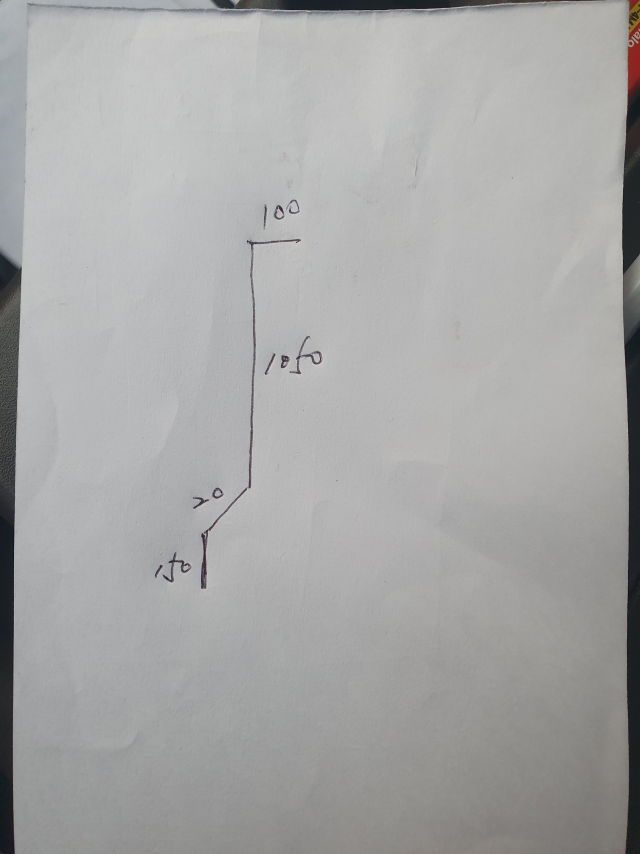
#> input picture sample/1.jpg, 1920 x 2560 px (shown at 1/3 size); its folder holds only this picture in this run
$ python -i preprocessing.py   (imports and definitions only)
#> lines starting #> are read from the running program, lines starting #| are printed output that depends on the picture; after the words box and inside, x2 and y2 are one past the last pixel; in counts of white or black regions, pixels touching at a corner belong together
"""Deterministic, non-destructive preprocessing for photographed drawings."""

from collections import OrderedDict
from collections.abc import Sequence
from dataclasses import dataclass
from enum import StrEnum
from hashlib import blake2b
from math import atan2, degrees, hypot
from pathlib import Path
from time import perf_counter
from typing import cast

import cv2
import numpy as np
from numpy.typing import NDArray
from PIL import Image

from cadraw.grid_filter import periodic_grid_ratio
from cadraw.models import LineCandidate, Point

GrayImage = NDArray[np.uint8]

_MIN_ADAPTIVE_BLOCK_SIZE = 3
_DUPLICATE_ANGLE_TOLERANCE = 5.0
_DUPLICATE_LENGTH_RATIO = 0.70
_MIN_COMPONENT_AREA = 9
_PAPER_SHAPE_TOLERANCE = 12.0
_PAPER_SHAPE_SATURATION = 120.0
_RULED_CELL_MINIMUM_RATIO = 0.01
_RULED_CELL_MAXIMUM_RATIO = 0.08
_RULED_CELL_SIZE_SPREAD = 2.0
_RULED_CELL_WALL_REACH = 2
_RULED_CELL_NEIGHBOURS = 2
_RULED_CELL_JUMP = 2.0
_NO_CELL = float(1 << 24)
_BACKDROP_SCALE = 0.25
_BACKDROP_SMOOTHING = 15
_BACKDROP_DARKNESS = 0.5
_MINIMUM_BACKDROP_SHARE = 0.02
_BACKDROP_EDGE_SHARPNESS = 0.3
_BACKDROP_EDGE_PERCENTILE = 75.0
_BACKGROUND_CACHE_SIZE = 4
_BACKGROUND_CACHE: OrderedDict[tuple[bytes, tuple[int, ...], int], GrayImage] = (
    OrderedDict()
)
_DEFAULT_VARIANT_ORDER = (
    "grayscale_adaptive",
    "clahe_adaptive",
    "shadow_removed_adaptive",
    "blur_otsu",
    "flattened_global",
)


class PreprocessingVariant(StrEnum):
    """Independent image preparation strategies shown to reviewers."""

    GRAYSCALE_ADAPTIVE = "grayscale_adaptive"
    CLAHE_ADAPTIVE = "clahe_adaptive"
    SHADOW_REMOVED_ADAPTIVE = "shadow_removed_adaptive"
    BLUR_OTSU = "blur_otsu"
    FLATTENED_GLOBAL = "flattened_global"


@dataclass(frozen=True, slots=True)
class PreprocessingConfig:
    """Configurable kernels and thresholds for each preprocessing variant."""

    enabled: bool = False
    minimum_selection_score: float = 0.45
    adaptive_block_size: int = 35
    adaptive_constant: float = 7.0
    clahe_clip_limit: float = 2.0
    clahe_tile_grid_size: int = 8
    shadow_kernel_ratio: float = 0.08
    shadow_min_kernel_size: int = 31
    shadow_max_kernel_size: int = 301
    blur_kernel_size: int = 5
    morphology_close_size: int = 5
    morphology_open_size: int = 3


@dataclass(frozen=True, slots=True)
class PreprocessingResult:
    """One inspectable preprocessing result and its timing metadata."""

    variant: PreprocessingVariant
    grayscale: GrayImage
    enhanced: GrayImage
    mask: GrayImage
    detection_image: GrayImage
    edges: GrayImage
    width: int
    height: int
    processing_time_ms: float

    # [4 lines left out: function foreground, not called in this run]


@dataclass(frozen=True, slots=True)
class ScoreContext:
    """Detection thresholds and cross-stage evidence used when scoring.

    `paper_shape_count` is how many closed shapes the variant produced that
    were then proved to be paper structure — ruled cells and printed table
    cells. It prices in the failure that every other signal rewards: a variant
    that amplifies stationery gains long, well-connected, plentiful geometry.
    Counting *proved paper* rather than surviving shapes leaves a drawing that
    genuinely holds many closed shapes unpenalized.

    A work-order form's own header and footer contribute a handful of cells on
    every variant, so a tolerance keeps that from deciding anything; the term
    only bites once a variant has manufactured a ruled sheet's worth of them.

    The shape proofs need rails square to the frame. On a sheet photographed
    at an angle they prove nothing, so the caller also counts the ruled cells
    straight from each variant's mask (`excess_ruled_cells`) and passes the
    larger count here.
    """

    minimum_line_length: float
    endpoint_tolerance: float
    paper_shape_count: int = 0


@dataclass(frozen=True, slots=True)
class CandidateScore:
    """Explainable score used to compare candidates from variants."""

    variant: PreprocessingVariant
    score: float
    meaningful_line_count: int
    average_line_length: float
    connected_endpoint_ratio: float
    geometry_coverage: float
    duplicate_line_ratio: float
    short_noise_ratio: float
    component_quality: float
    periodic_grid_ratio: float
    paper_shape_count: int


def _odd_size(value: int, minimum: int = 3) -> int:
    """Return an odd kernel or block size accepted by OpenCV."""
    bounded = max(minimum, value)
    return bounded if bounded % 2 else bounded + 1


def _scaled_kernel_size(
    image: GrayImage,
    config: PreprocessingConfig,
) -> int:
    """Scale the shadow kernel to the shorter image dimension."""
    height, width = cast("tuple[int, int]", image.shape[:2])
    scaled = int(min(height, width) * config.shadow_kernel_ratio)
    return _odd_size(
        min(
            config.shadow_max_kernel_size,
            max(config.shadow_min_kernel_size, scaled),
        ),
        minimum=3,
    )


def _contrast_stretch(image: GrayImage) -> GrayImage:
    """Stretch an image without clipping its source array in place."""
    stretched = np.empty_like(image)
    _ = cv2.normalize(image, stretched, 0, 255, cv2.NORM_MINMAX)
    return stretched


def paper_background(image: GrayImage, kernel_size: int) -> GrayImage:
    """Return the slowly varying paper brightness behind the ink.

    It is the image closed with an elliptical kernel a fair share of the page
    wide, the costliest step on a photograph, and the page cleanup, the
    preprocessing variants, the face detector, and the furniture filters all
    ask for it on the same frame. The last few results are kept by the
    image's digest and the kernel size, which is all the result depends on,
    and handed out as copies so no caller can alter another's.
    """
    key = (
        blake2b(np.ascontiguousarray(image).tobytes(), digest_size=16).digest(),
        cast("tuple[int, ...]", image.shape),
        kernel_size,
    )
    cached = _BACKGROUND_CACHE.get(key)
    if cached is not None:
        _BACKGROUND_CACHE.move_to_end(key)
        return cached.copy()
    kernel = cv2.getStructuringElement(
        cv2.MORPH_ELLIPSE,
        (kernel_size, kernel_size),
    )
    background = np.asarray(
        cv2.morphologyEx(image, cv2.MORPH_CLOSE, kernel),
        dtype=np.uint8,
    )
    _BACKGROUND_CACHE[key] = background.copy()
    if len(_BACKGROUND_CACHE) > _BACKGROUND_CACHE_SIZE:
        _ = _BACKGROUND_CACHE.popitem(last=False)
    return background


def _illumination_flattened(
    image: GrayImage,
    config: PreprocessingConfig,
) -> GrayImage:
    """Divide out slow illumination so absolute ink darkness stays comparable."""
    background = paper_background(image, _scaled_kernel_size(image, config))
    safe_background = np.maximum(background, 1).astype(np.uint8)
    return np.asarray(
        cv2.divide(image, safe_background, scale=255),
        dtype=np.uint8,
    )


# [98 lines left out: functions illumination_flattened, backdrop_mask, _sharp_edged, not called in this run]


def _shadow_removed(
    image: GrayImage,
    config: PreprocessingConfig,
) -> GrayImage:
    """Normalize slow illumination changes with a morphology background."""
    return _contrast_stretch(_illumination_flattened(image, config))


def _global_mask(image: GrayImage) -> GrayImage:
    """Threshold one illumination-flattened image on absolute ink darkness.

    A global cut keeps faint printed backgrounds such as graph-paper ruling
    below the ink decision, which any locally adaptive threshold would instead
    promote to full-strength strokes.
    """
    _, threshold = cv2.threshold(
        image,
        0,
        255,
        cv2.THRESH_BINARY + cv2.THRESH_OTSU,
    )
    return np.asarray(cv2.bitwise_not(threshold), dtype=np.uint8)


def _adaptive_mask(
    image: GrayImage,
    config: PreprocessingConfig,
) -> GrayImage:
    """Extract dark strokes while retaining text pixels for later OCR."""
    block_size = _odd_size(config.adaptive_block_size, _MIN_ADAPTIVE_BLOCK_SIZE)
    threshold = cv2.adaptiveThreshold(
        image,
        255,
        cv2.ADAPTIVE_THRESH_GAUSSIAN_C,
        cv2.THRESH_BINARY,
        block_size,
        config.adaptive_constant,
    )
    return np.asarray(cv2.bitwise_not(threshold), dtype=np.uint8)


def _morphology(
    mask: GrayImage,
    config: PreprocessingConfig,
) -> GrayImage:
    """Join small stroke gaps while limiting isolated-pixel growth."""
    close_size = _odd_size(config.morphology_close_size)
    open_size = _odd_size(config.morphology_open_size)
    close_kernel = cv2.getStructuringElement(
        cv2.MORPH_ELLIPSE,
        (close_size, close_size),
    )
    open_kernel = cv2.getStructuringElement(
        cv2.MORPH_ELLIPSE,
        (open_size, open_size),
    )
    closed = cv2.morphologyEx(mask, cv2.MORPH_CLOSE, close_kernel)
    opened = cv2.morphologyEx(closed, cv2.MORPH_OPEN, open_kernel)
    return np.asarray(opened, dtype=np.uint8)


def _prepare_variant(
    image: GrayImage,
    variant: PreprocessingVariant,
    config: PreprocessingConfig,
) -> tuple[GrayImage, GrayImage]:
    """Build one enhanced grayscale image and its foreground mask."""
    if variant is PreprocessingVariant.GRAYSCALE_ADAPTIVE:
        enhanced = image.copy()
        mask = _adaptive_mask(enhanced, config)
    elif variant is PreprocessingVariant.CLAHE_ADAPTIVE:
        clahe = cv2.createCLAHE(
            clipLimit=config.clahe_clip_limit,
            tileGridSize=(
                config.clahe_tile_grid_size,
                config.clahe_tile_grid_size,
            ),
        )
        enhanced = np.asarray(clahe.apply(image), dtype=np.uint8)
        enhanced = _contrast_stretch(enhanced)
        mask = _adaptive_mask(enhanced, config)
    elif variant is PreprocessingVariant.SHADOW_REMOVED_ADAPTIVE:
        enhanced = _shadow_removed(image, config)
        mask = _adaptive_mask(enhanced, config)
    elif variant is PreprocessingVariant.FLATTENED_GLOBAL:
        enhanced = _illumination_flattened(image, config)
        mask = _global_mask(enhanced)
    else:
        blur_size = _odd_size(config.blur_kernel_size)
        enhanced = np.asarray(
            cv2.GaussianBlur(image, (blur_size, blur_size), 0),
            dtype=np.uint8,
        )
        _, threshold = cv2.threshold(
            enhanced,
            0,
            255,
            cv2.THRESH_BINARY + cv2.THRESH_OTSU,
        )
        mask = np.asarray(cv2.bitwise_not(threshold), dtype=np.uint8)
    return enhanced, _morphology(mask, config)


def preprocess_variant(
    image: GrayImage,
    variant: PreprocessingVariant,
    config: PreprocessingConfig | None = None,
) -> PreprocessingResult:
    """Prepare one variant without mutating the source image."""
    selected_config = config or PreprocessingConfig()
    source = np.ascontiguousarray(image.copy(), dtype=np.uint8)
    started = perf_counter()
    enhanced, mask = _prepare_variant(source, variant, selected_config)
    detection_image = (
        np.asarray(cv2.bitwise_not(mask), dtype=np.uint8)
        if variant is PreprocessingVariant.FLATTENED_GLOBAL
        else enhanced.copy()
    )
    edges = np.asarray(
        cv2.Canny(detection_image, 50, 150),
        dtype=np.uint8,
    )
    height, width = cast("tuple[int, int]", source.shape[:2])
    elapsed = (perf_counter() - started) * 1000.0
    return PreprocessingResult(
        variant=variant,
        grayscale=source,
        enhanced=enhanced,
        mask=mask,
        detection_image=detection_image,
        edges=edges,
        width=width,
        height=height,
        processing_time_ms=elapsed,
    )


def preprocess_variants(
    image: GrayImage,
    config: PreprocessingConfig | None = None,
) -> tuple[PreprocessingResult, ...]:
    """Prepare all independent variants in a stable reviewer-facing order."""
    return tuple(
        preprocess_variant(image, variant, config) for variant in PreprocessingVariant
    )


# [321 lines left out: functions preprocess_gray_adaptive, preprocess_clahe_adaptive, preprocess_shadow_removed_adaptive, preprocess_blur_otsu, write_debug_outputs, _line_angle and 7 more, not called in this run]

>>> import cv2
>>> picture = cv2.imread('../../sample/1.jpg', cv2.IMREAD_GRAYSCALE)
>>> result = preprocess_variants(picture)
#> in _adaptive_mask, `threshold = cv2.adaptiveThreshold( image, 255, cv2.ADAPTIVE_THRESH_GAU..`:
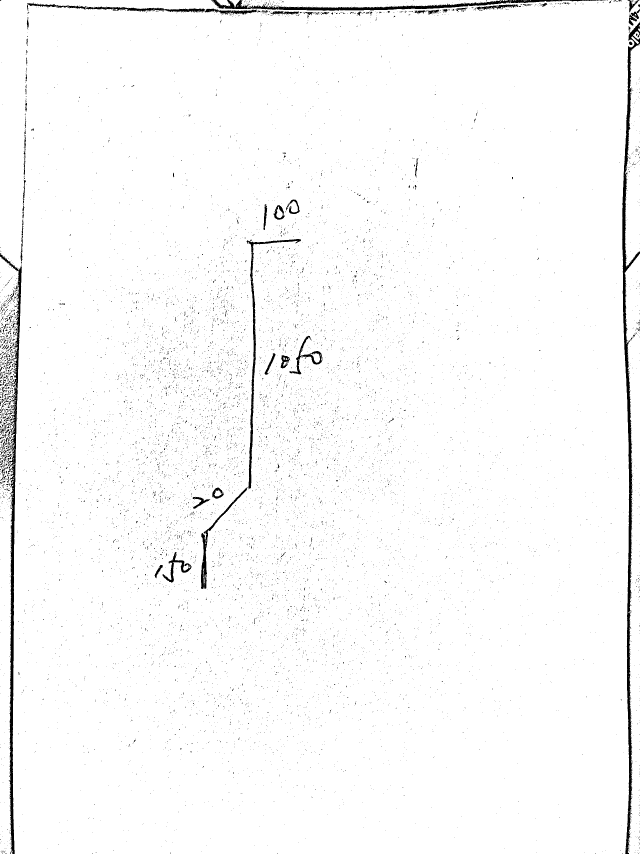
#> threshold: shape (2560, 1920) (shown at 1/3 size); 97.9% white; 12294 black regions (12101 under 20 px), largest, box (x1, y1, x2, y2) and area: (1866, 65, 1920, 2560) 22121, (0, 759, 66, 2560) 16250, (633, 0, 1817, 32) 9249
#> call 2 of _prepare_variant, with variant = 'clahe_adaptive'
#> in _prepare_variant (call 2), `enhanced = _contrast_stretch(enhanced)`:
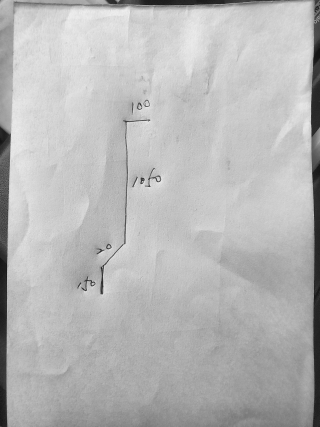
#> enhanced: shape (2560, 1920) (shown at 1/6 size); min 0, max 255, mean 183.6
#> in _adaptive_mask (call 2), `threshold = cv2.adaptiveThreshold( image, 255, cv2.ADAPTIVE_THRESH_GAU..`:
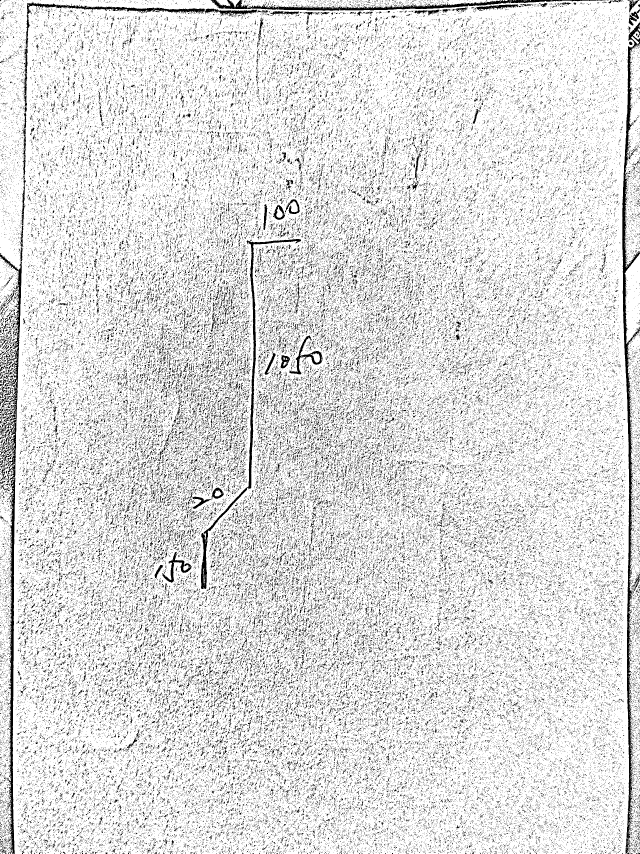
#> threshold: shape (2560, 1920) (shown at 1/3 size); 86.7% white; black in thin lines or dots
#> in _adaptive_mask (call 2), `return np.asarray(cv2.bitwise_not(threshold), dtype=np.uint8)`:
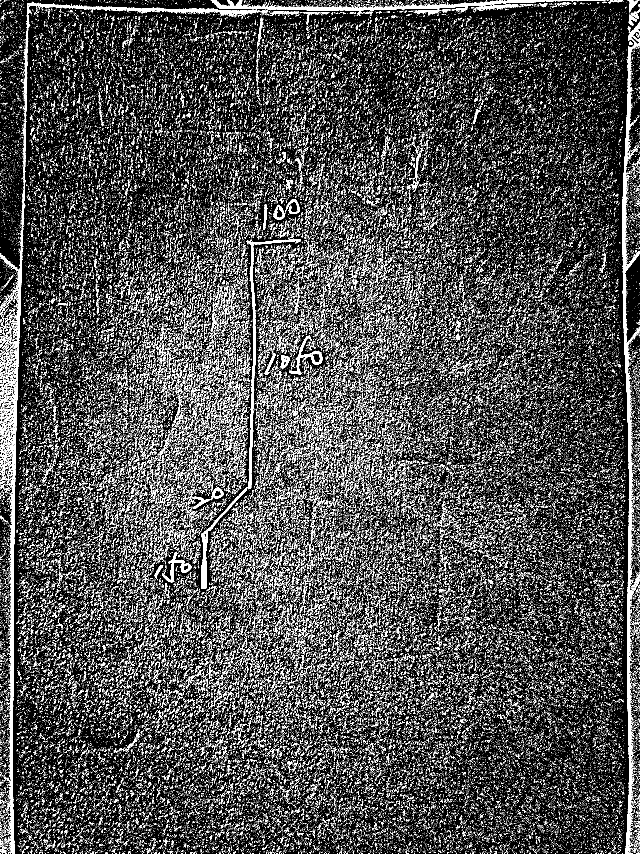
#> returned value: shape (2560, 1920) (shown at 1/3 size); 13.3% white in thin lines or dots
#> in _morphology (call 2), `opened = cv2.morphologyEx(closed, cv2.MORPH_OPEN, open_kernel)`:
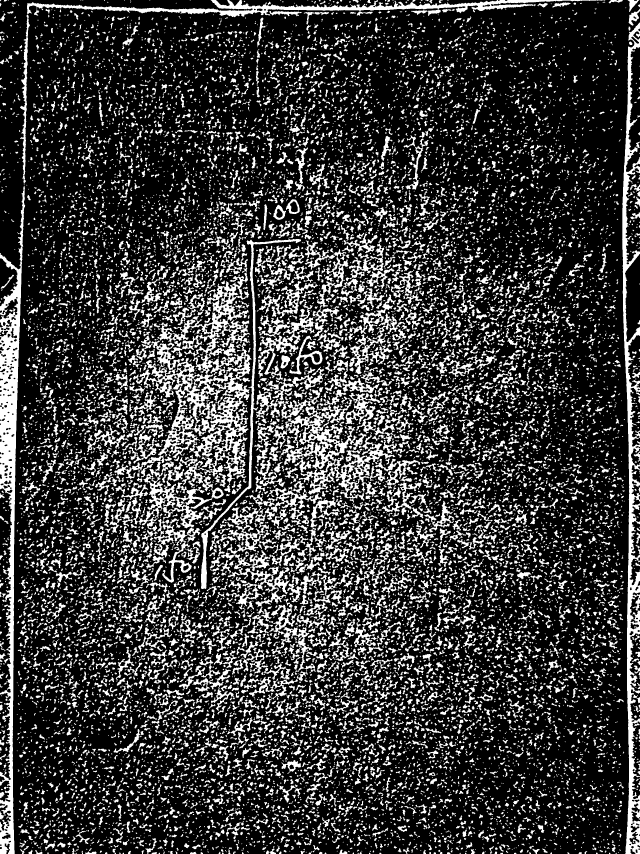
#> opened: shape (2560, 1920) (shown at 1/3 size); 22.6% white; 15552 white regions (7579 under 20 px), largest, box (x1, y1, x2, y2) and area: (343, 817, 755, 1449) 67221, (0, 558, 76, 2560) 47128, (1866, 67, 1920, 2560) 41648
#> in _morphology (call 3), `closed = cv2.morphologyEx(mask, cv2.MORPH_CLOSE, close_kernel)`:
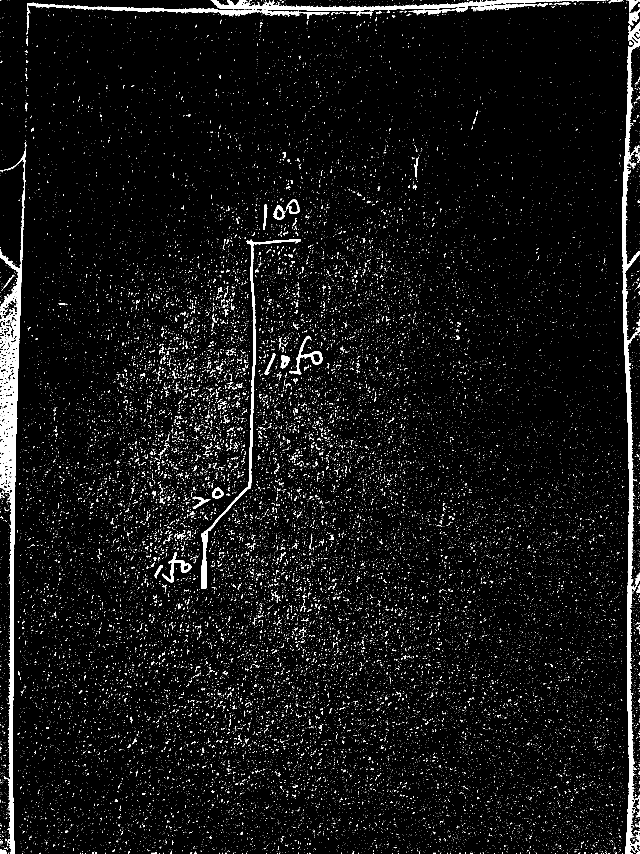
#> closed: shape (2560, 1920) (shown at 1/3 size); 4.5% white; 32785 white regions (31952 under 20 px), largest, box (x1, y1, x2, y2) and area: (0, 446, 78, 2560) 39296, (1866, 65, 1920, 2560) 31317, (80, 0, 1817, 92) 21904
#> in preprocess_variant (call 5), `edges = np.asarray( cv2.Canny(detection_image, 50, 150), dtype=np.uint..`:
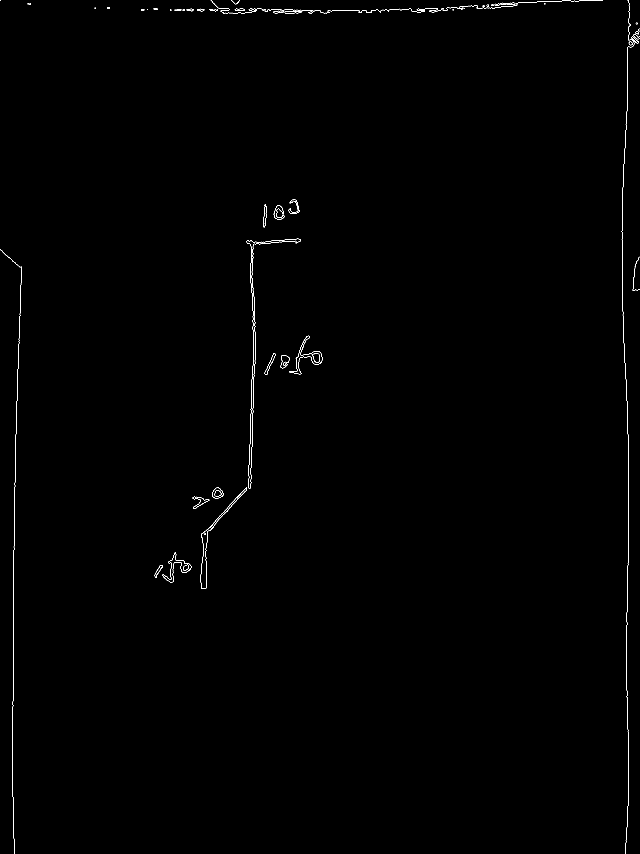
#> edges: shape (2560, 1920) (shown at 1/3 size); 0.25% white in thin lines or dots
#> result = 5 items
